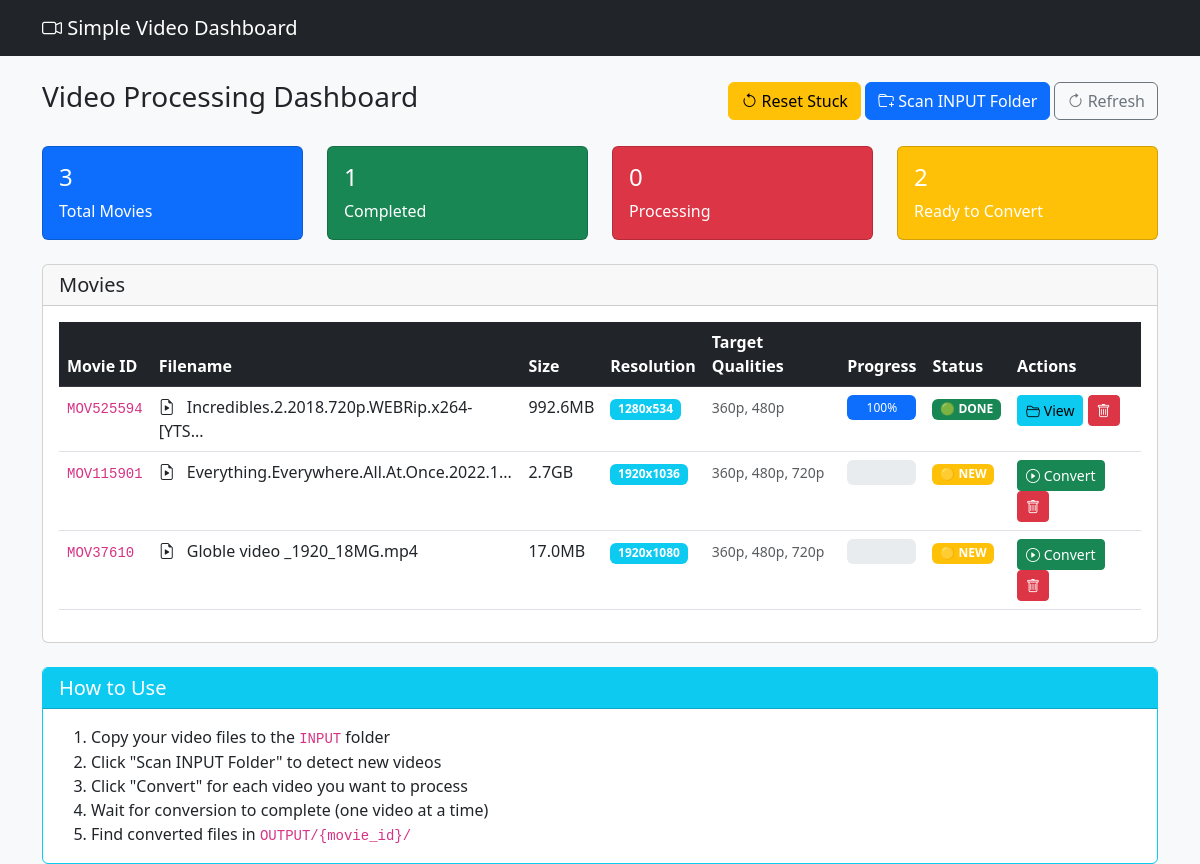
Before: / with the older database file.
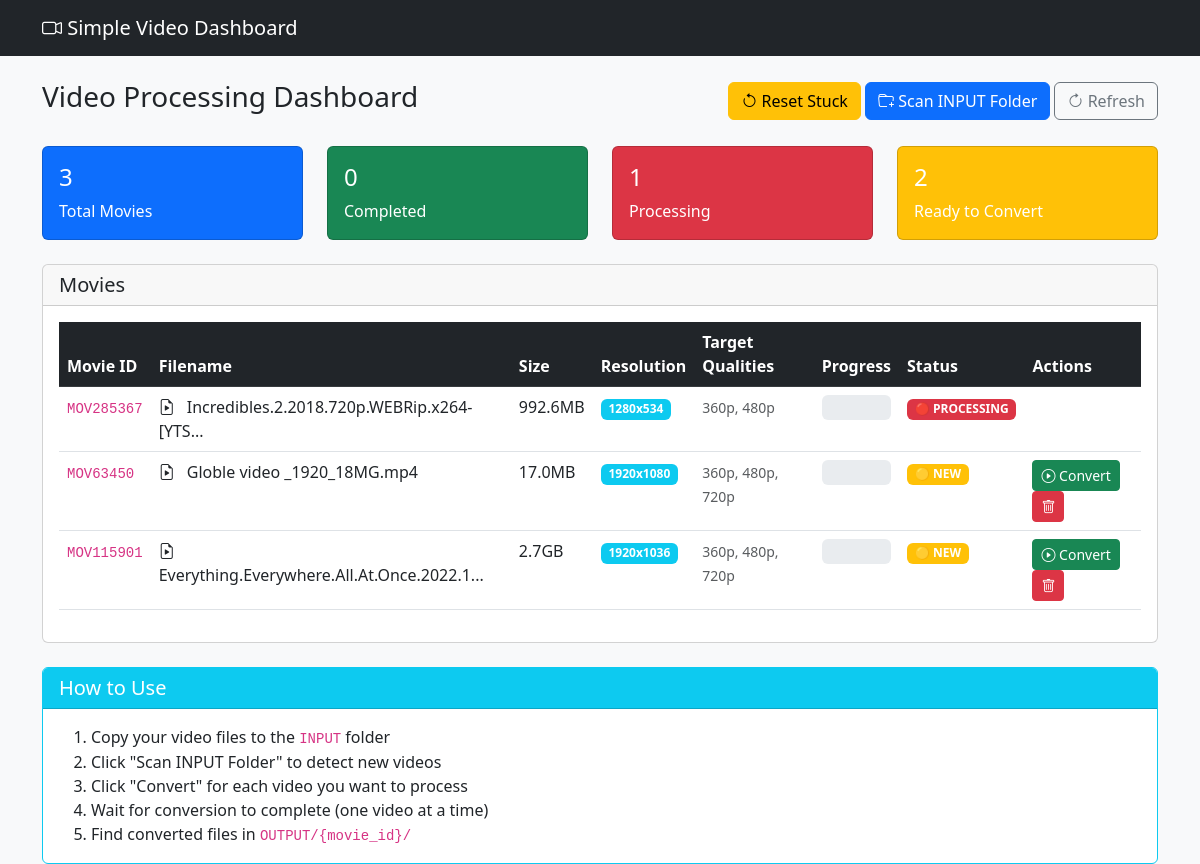
After: the same page with the newer database file.
### simple_run.py (models this page shows, shortened)
class Movie(db.Model):
    id = db.Column(db.String(8), primary_key=True)
    filename = db.Column(db.String(255), nullable=False)
    file_path = db.Column(db.String(500), nullable=False)
    file_size = db.Column(db.BigInteger, nullable=False)
    source_resolution = db.Column(db.String(20))
    subdirectory = db.Column(db.String(255))  # NEW FIELD
    status = db.Column(db.String(20), default='NEW')
    created_at = db.Column(db.DateTime, default=lambda: datetime.now(timezone.utc))
    completed_at = db.Column(db.DateTime)
    overall_progress = db.Column(db.Integer, default=0)
    def get_output_folder_name(self):
        if self.subdirectory:
            clean_subdir = self.subdirectory.replace(' ', '_').replace('/', '_').replace('\\', '_')
            return f"{self.id}_{clean_subdir}"
        else:
            return self.id
    def get_target_qualities(self):
        if not self.source_resolution:
            return ['720p', '480p', '360p']
        try:
            width, height = map(int, self.source_resolution.split('x'))
            source_pixels = width * height
            target_qualities = []
            target_qualities.append('360p')
            if source_pixels >= (854 * 480):  # 409,920 pixels
                target_qualities.append('480p')
            if source_pixels >= (1280 * 720):  # 921,600 pixels
                target_qualities.append('720p')
            if source_pixels >= (1920 * 1080 * 1.2):  # 20% more than 1080p
                target_qualities.append('1080p')
            return target_qualities
        except Exception as e:
            app.logger.error(f"ERROR_[CONTEXT]: {str(e)}", exc_info=True)
            return ['720p', '480p', '360p']

### simple_run.py (the view)
@app.route('/')
def index():
    movies = Movie.query.order_by(Movie.created_at.desc()).all()
    movie_data = []
    for movie in movies:
        display_name = movie.filename
        if movie.subdirectory:
            display_name = f"{movie.subdirectory}/{movie.filename}"
        movie_dict = {
            'id': movie.id,
            'filename': movie.filename,
            'display_name': display_name,  # For HTML display
            'subdirectory': movie.subdirectory,
            'file_size': movie.file_size,
            'file_size_formatted': format_file_size(movie.file_size),
            'source_resolution': movie.source_resolution,
            'status': movie.status,
            'overall_progress': movie.overall_progress,
            'target_qualities': movie.get_target_qualities(),
            'output_folder': movie.get_output_folder_name(),  # For display
            'created_at': movie.created_at.strftime('%Y-%m-%d %H:%M') if movie.created_at else ''
        }
        movie_data.append(movie_dict)
    return render_template('simple_index.html', movies=movie_data)

### simple_run.py (called while the page is built)
def format_file_size(size_bytes):
    if size_bytes == 0:
        return "0B"
    size_names = ["B", "KB", "MB", "GB", "TB"]
    i = 0
    while size_bytes >= 1024 and i < len(size_names) - 1:
        size_bytes /= 1024.0
        i += 1
    return f"{size_bytes:.1f}{size_names[i]}"

### templates/simple_index.html (shortened to what this page needs)
<!DOCTYPE html>
<html lang="en">
<head>
    <link href="https://cdn.jsdelivr.net/npm/bootstrap@5.3.0/dist/css/bootstrap.min.css" rel="stylesheet">
    <link href="https://cdn.jsdelivr.net/npm/bootstrap-icons@1.10.0/font/bootstrap-icons.css" rel="stylesheet">
</head>
<body>
    <nav class="navbar navbar-dark bg-dark">
        <div class="container">
            <span class="navbar-brand">
                <i class="bi bi-camera-video"></i>
                Simple Video Dashboard
            </span>
        </div>
    </nav>
    <div class="container mt-4">
        <div class="row mb-4">
            <div class="col-12">
                <div class="d-flex justify-content-between align-items-center">
                    <h1 class="h3">Video Processing Dashboard</h1>
                    <div>
                        <button class="btn btn-warning" onclick="resetStuckConversions()">
                            <i class="bi bi-arrow-counterclockwise"></i>
                            Reset Stuck
                        </button>
                        <button class="btn btn-primary" onclick="scanFolder()">
                            <i class="bi bi-folder-plus"></i>
                            Scan INPUT Folder
                        </button>
                        <button class="btn btn-outline-secondary" onclick="location.reload()">
                            <i class="bi bi-arrow-clockwise"></i>
                            Refresh
                        </button>
                    </div>
                </div>
            </div>
        </div>
        <div class="row mb-4">
            <div class="col-md-3">
                <div class="card bg-primary text-white">
                    <div class="card-body">
                        <h4>{{ movies|length }}</h4>
                        <p class="mb-0">Total Movies</p>
                    </div>
                </div>
            </div>
            <div class="col-md-3">
                <div class="card bg-success text-white">
                    <div class="card-body">
                        <h4>{{ movies|selectattr('status', 'equalto', 'DONE')|list|length }}</h4>
                        <p class="mb-0">Completed</p>
                    </div>
                </div>
            </div>
            <div class="col-md-3">
                <div class="card bg-danger text-white">
                    <div class="card-body">
                        <h4>{{ movies|selectattr('status', 'equalto', 'IN_PROGRESS')|list|length }}</h4>
                        <p class="mb-0">Processing</p>
                    </div>
                </div>
            </div>
            <div class="col-md-3">
                <div class="card bg-warning text-white">
                    <div class="card-body">
                        <h4>{{ movies|selectattr('status', 'equalto', 'NEW')|list|length }}</h4>
                        <p class="mb-0">Ready to Convert</p>
                    </div>
                </div>
            </div>
        </div>
        <div class="card">
            <div class="card-header">
                <h5 class="mb-0">Movies</h5>
            </div>
            <div class="card-body">
                {% if movies %}
                <div class="table-responsive">
                    <table class="table table-hover">
                        <thead class="table-dark">
                            <tr>
                                <th>Movie ID</th>
                                <th>Filename</th>
                                <th>Size</th>
                                <th>Resolution</th>
                                <th>Target Qualities</th>
                                <th>Progress</th>
                                <th>Status</th>
                                <th>Actions</th>
                            </tr>
                        </thead>
                        <tbody>
                            {% for movie in movies %}
                            <tr id="movie-{{ movie.id }}">
                                <td><code>{{ movie.id }}</code></td>
                                <td>
                                    <i class="bi bi-file-earmark-play me-2"></i>
                                    {{ movie.filename[:40] }}{% if movie.filename|length > 40 %}...{% endif %}
                                </td>
                                <td>{{ movie.file_size_formatted }}</td>
                                <td>
                                    {% if movie.source_resolution %}
                                        <span class="badge bg-info">{{ movie.source_resolution }}</span>
                                    {% else %}
                                        <span class="text-muted">Unknown</span>
                                    {% endif %}
                                </td>
                                <td>
                                    <small class="text-muted">{{ movie.target_qualities|join(', ') }}</small>
                                </td>
                                <td>
                                    <div class="progress">
                                        <div class="progress-bar {% if movie.status == 'IN_PROGRESS' %}progress-bar-striped progress-bar-animated{% endif %}"
                                             style="width: {{ movie.overall_progress }}%">
                                            {{ movie.overall_progress }}%
                                        </div>
                                    </div>
                                </td>
                                <td>
                                    {% if movie.status == 'NEW' %}
                                        <span class="badge bg-warning">🟡 NEW</span>
                                    {% elif movie.status == 'IN_PROGRESS' %}
                                        <span class="badge bg-danger">🔴 PROCESSING</span>
                                    {% elif movie.status == 'DONE' %}
                                        <span class="badge bg-success">🟢 DONE</span>
                                    {% elif movie.status == 'ERROR' %}
                                        <span class="badge bg-dark">⚫ ERROR</span>
                                    {% endif %}
                                </td>
                                <td>
                                    {% if movie.status == 'NEW' or movie.status == 'ERROR' %}
                                        <button class="btn btn-success btn-sm" onclick="startConversion('{{ movie.id }}')">
                                            <i class="bi bi-play-circle"></i> Convert
                                        </button>
                                    {% elif movie.status == 'DONE' %}
                                        <button class="btn btn-info btn-sm" onclick="viewFiles('{{ movie.id }}')">
                                            <i class="bi bi-folder2-open"></i> View
                                        </button>
                                    {% endif %}
                                    {% if movie.status != 'IN_PROGRESS' %}
                                        <button class="btn btn-danger btn-sm" onclick="deleteMovie('{{ movie.id }}')">
                                            <i class="bi bi-trash"></i>
                                        </button>
                                    {% endif %}
                                </td>
                            </tr>
                            {% endfor %}
                        </tbody>
                    </table>
                </div>
                {% endif %}
            </div>
        </div>
        <div class="card mt-4 border-info">
            <div class="card-header bg-info text-white">
                <h5 class="mb-0">How to Use</h5>
            </div>
            <div class="card-body">
                <ol class="mb-0">
                    <li>Copy your video files to the <code>INPUT</code> folder</li>
                    <li>Click "Scan INPUT Folder" to detect new videos</li>
                    <li>Click "Convert" for each video you want to process</li>
                    <li>Wait for conversion to complete (one video at a time)</li>
                    <li>Find converted files in <code>OUTPUT/{movie_id}/</code></li>
                </ol>
            </div>
        </div>
    </div>
    <div class="toast-container position-fixed bottom-0 end-0 p-3">
    </div>
</body>
</html>

### templates/simple_index.html (style rules this page uses)
body { background-color: #f8f9fa; }
.progress { height: 25px; }

Changed rows visible on the page:
removed Movie: id "MOV525594", filename "Incredibles.2.2018.720p.WEBRip.x264-[YTS", file_size_formatted "992.6MB", source_resolution "1280x534", target_qualities "360p, 480p", overall_progress "100", status "🟢 DONE"
removed Movie: id "MOV37610", filename "Globle video _1920_18MG.mp4", file_size_formatted "17.0MB", source_resolution "1920x1080", target_qualities "360p, 480p, 720p", status "🟡 NEW"
added Movie: id "MOV285367", filename "Incredibles.2.2018.720p.WEBRip.x264-[YTS", file_size_formatted "992.6MB", source_resolution "1280x534", target_qualities "360p, 480p", status "🔴 PROCESSING"
added Movie: id "MOV63450", filename "Globle video _1920_18MG.mp4", file_size_formatted "17.0MB", source_resolution "1920x1080", target_qualities "360p, 480p, 720p", status "🟡 NEW"
Other visible differences:
{{ movies|selectattr('status', 'equalto', 'DONE')|list|length }}: "1" → "0"
{{ movies|selectattr('status', 'equalto', 'IN_PROGRESS')|list|length }}: "0" → "1"
